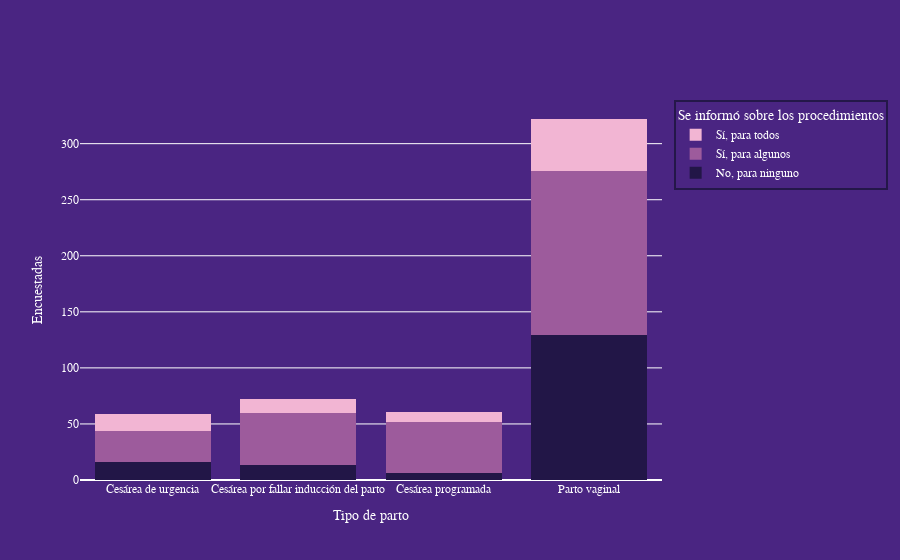

Here is the notebook cell this chart was saved with:
### Code cell
tipo_parto = [
    'Cesárea de urgencia', 
    'Cesárea por fallar inducción del parto', 
    'Cesárea programada', 
    'Parto vaginal'
    ]

fig = go.Figure(data=[
    go.Bar(name='No, para ninguno', x=tipo_parto, y=info.iloc[0, 1:5], marker_color='#221647', marker_line_width=0),
    go.Bar(name='Sí, para algunos', x=tipo_parto, y=info.iloc[1, 1:5], marker_color='#9d5b9c', marker_line_width=0),
    go.Bar(name='Sí, para todos', x=tipo_parto, y=info.iloc[2, 1:5], marker_color='#f2b5d3', marker_line_width=0)
])

# Change the bar mode
fig.update_layout(
    barmode='stack', 
    xaxis_title='Tipo de parto', 
    yaxis_title='Encuestadas',
        paper_bgcolor='#4A2582',
    plot_bgcolor='#4A2582',
    font_color = 'white', 
    font_family='Arial',
    legend_bgcolor='#4A2582',
    legend_bordercolor='#241749',
    legend_borderwidth=2,
    legend_font_color='white',
    legend_title="Se informó sobre los procedimientos",
    legend_title_side='top',
    hoverlabel_font_family='Arial',
    modebar_remove=['lasso', 'autoscale', 'zoom', 'pan', 'zoomin', 'zoomout', 'select', 'reset', 'resetscale', 'toimage'],
    )

fig.show()

fig.write_html(f'{figures}/info_parto.html')

### Figure 1 — Plotly figure (JSON) as saved in the notebook; plotly's stock layout.template omitted (floating-point values rounded to 4 significant figures)
{"data": [{"marker": {"color": "#221647", "line": {"width": 0}}, "name": "No, para ninguno", "type": "bar", "x": ["Cesárea de urgencia", "Cesárea por fallar inducción del parto", "Cesárea programada", "Parto vaginal"], "y": [16, 13, 6, 129]}, {"marker": {"color": "#9d5b9c", "line": {"width": 0}}, "name": "Sí, para algunos", "type": "bar", "x": ["Cesárea de urgencia", "Cesárea por fallar inducción del parto", "Cesárea programada", "Parto vaginal"], "y": [28, 47, 46, 147]}, {"marker": {"color": "#f2b5d3", "line": {"width": 0}}, "name": "Sí, para todos", "type": "bar", "x": ["Cesárea de urgencia", "Cesárea por fallar inducción del parto", "Cesárea programada", "Parto vaginal"], "y": [15, 12, 9, 46]}], "layout": {"barmode": "stack", "font": {"color": "white", "family": "Arial"}, "hoverlabel": {"font": {"family": "Arial"}}, "legend": {"bgcolor": "#4A2582", "bordercolor": "#241749", "borderwidth": 2, "font": {"color": "white"}, "title": {"side": "top", "text": "Se informó sobre los procedimientos"}}, "modebar": {"remove": ["lasso", "autoscale", "zoom", "pan", "zoomin", "zoomout", "select", "reset", "resetscale", "toimage"]}, "paper_bgcolor": "#4A2582", "plot_bgcolor": "#4A2582", "xaxis": {"title": {"text": "Tipo de parto"}}, "yaxis": {"title": {"text": "Encuestadas"}}}}
